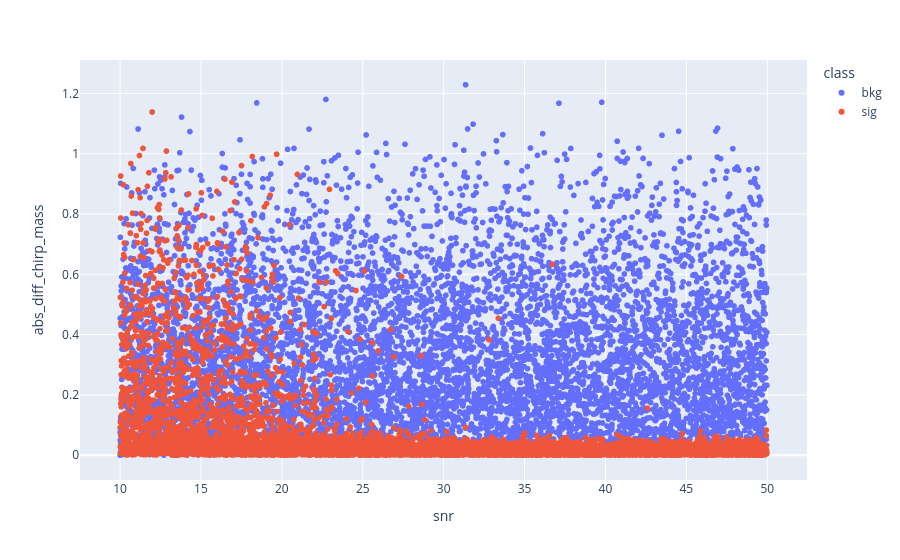

Notebook cell for this chart:
### Markdown cell above
# SNR vs. Abs diff

### Code cell
fig_abs_diff_vs_snr = px.scatter(
    comb_df,
    x='snr',
    y='abs_diff_chirp_mass',
    color='class'
)
fig_abs_diff_vs_snr.show()

### Figure 1 — Plotly figure (JSON) as saved in the notebook; plotly's stock layout.template omitted (floating-point values rounded to 4 significant figures; data arrays with more than 128 entries replaced by an {"elided": "..."} marker saying what was removed)
{"data": [{"hovertemplate": "class=bkg<br>snr=%{x}<br>abs_diff_chirp_mass=%{y}<extra></extra>", "legendgroup": "bkg", "marker": {"color": "#636efa", "symbol": "circle"}, "mode": "markers", "name": "bkg", "showlegend": true, "type": "scattergl", "x": {"elided": "8000 float values"}, "xaxis": "x", "y": {"elided": "8000 float values"}, "yaxis": "y"}, {"hovertemplate": "class=sig<br>snr=%{x}<br>abs_diff_chirp_mass=%{y}<extra></extra>", "legendgroup": "sig", "marker": {"color": "#EF553B", "symbol": "circle"}, "mode": "markers", "name": "sig", "showlegend": true, "type": "scattergl", "x": {"elided": "8000 float values"}, "xaxis": "x", "y": {"elided": "8000 float values"}, "yaxis": "y"}], "layout": {"legend": {"title": {"text": "class"}, "tracegroupgap": 0}, "margin": {"t": 60}, "xaxis": {"anchor": "y", "domain": [0, 1], "title": {"text": "snr"}}, "yaxis": {"anchor": "x", "domain": [0, 1], "title": {"text": "abs_diff_chirp_mass"}}}}
